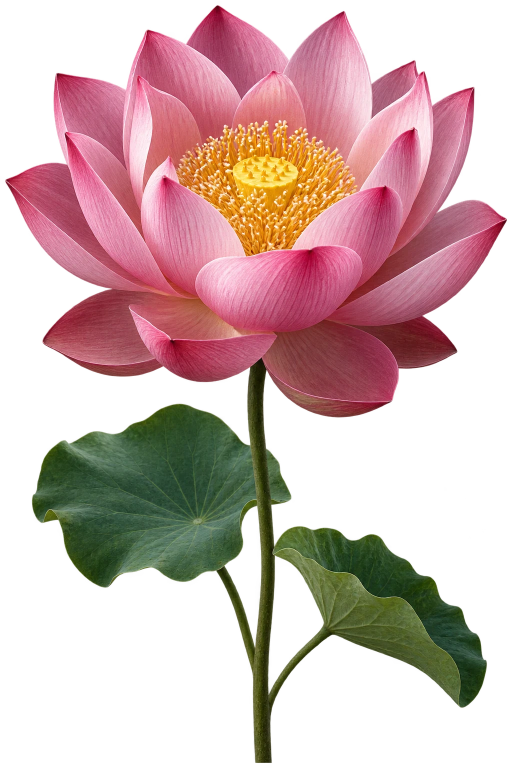
#> input picture apps/web/src/features/home/assets/lotus.webp, 1024 x 1536 px (shown at 1/2 size)
$ python bake-materials.py ../../../../apps/web/src/features/home/assets/lotus.webp ../../../../apps/web/src/features/home/assets/lotus.webp out.png
#> lines starting #> are read from the running program, lines starting #| are printed output that depends on the picture
#!/usr/bin/env python3
# Copyright (C) 2026 LIghtJUNction; SPDX-License-Identifier: AGPL-3.0-or-later
"""Bake a checked subject mask into material indices, not an image or a 3D model.

Development dependency: Pillow. Input and mask must use the same pixel dimensions.
The output still needs sculpted depth, named moving parts and visual review.
"""
import argparse
from itertools import groupby
from pathlib import Path
import re

from PIL import Image

ALPHABET = 'ABCDEFGHIJKLMNOPQRSTUVWXYZabcdefghijklmnopqrstuvwxyz0123456789+/'


def encode(values):
    output = []
    for value, group in groupby(values):
        count = sum(1 for _ in group)
        while count:
            run = min(count, 64)
            output.append('~' + ALPHABET[run - 1] + ALPHABET[value]
                          if run >= 4 else ALPHABET[value] * run)
            count -= run
    return ''.join(output)


def bake(image_path, mask_path, width, height, colors, prefix):
#> called with width = 204, height = 196, colors = 40, prefix = 'PORTRAIT'
    if not (8 <= width <= 512 and 8 <= height <= 512):
        raise ValueError('Grid width and height must be between 8 and 512')
    if not 2 <= colors <= 63:
        raise ValueError('Use 2 to 63 colors; index zero is empty space')
    if not re.fullmatch(r'[A-Z][A-Z0-9_]*', prefix):
        raise ValueError('Prefix must be an uppercase TypeScript identifier')
    with Image.open(image_path) as source, Image.open(mask_path) as mask:
#> source is the input picture: PIL image 1024x1536 RGBA; mean R, G, B, A 111.2, 74.9, 68.3, 124
        if source.size != mask.size:
            raise ValueError('Image and mask must have the same pixel dimensions')
        rgb = source.convert('RGB').resize((width, height), Image.Resampling.LANCZOS)
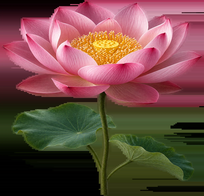
#> rgb: PIL image 204x196 RGB; mean R, G, B 111.2, 74.9, 68.4
        alpha = mask.convert('L').resize((width, height), Image.Resampling.BOX)
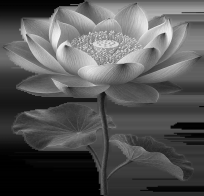
#> alpha: PIL image 204x196 L; min 0, max 246, mean 85.1
    visible = [value > 230 for value in alpha.tobytes()]
#> visible = 39984 items
    if not any(visible):
        raise ValueError('The mask contains no visible subject')
    quantized = rgb.quantize(colors=colors, method=Image.Quantize.MEDIANCUT)
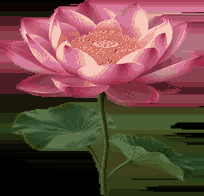
#> quantized: PIL image 204x196 P; mean R, G, B 110.1, 74, 68.1
    indices = [value + 1 if keep else 0
               for value, keep in zip(quantized.tobytes(), visible)]
#> indices = 39984 items
    palette = quantized.getpalette()[:colors * 3]
#> palette = 120 values, max 246 at index 0, min 0 at index 98, mean 72.4
    rows = [palette[i:i + 3] for i in range(0, len(palette), 3)]
#> rows = 40 items, first 6: [246, 201, 188], [235, 167, 157], [230, 145, 140], [199, 140, 141], [215, 122, 155], [212, 116, 103]
    packed = encode(indices)
#> the loop in encode, `for value, group in groupby(values):` made 89 passes
#> value on passes 1 to 12: 0, 1, 0, 1, 0, 1, 0, 1, 0, 1, 0, 1
#> after the loop in encode, `for value, group in groupby(values):`: output = 695 items, first 6: '~/A', '~/A', '~/A', '~/A', '~/A', '~/A'
    lines = '\n'.join(f"  '{packed[i:i + 100]}'," for i in range(0, len(packed), 100))
    return (
        '/* Copyright (C) 2026 LIghtJUNction; SPDX-License-Identifier: AGPL-3.0-or-later */\n'
        '// Checked subject-only material indices. No runtime image request.\n'
        f'export const {prefix}_GRID = {{ width: {width}, height: {height} }} as const\n'
        f'export const {prefix}_COLORS = {rows!r} as const\n'
        f"export const {prefix}_MATERIALS = [\n{lines}\n].join('')\n"
    )


def main():
    parser = argparse.ArgumentParser(description=__doc__)
    parser.add_argument('image', type=Path)
    parser.add_argument('mask', type=Path, help='White subject, black background; review before baking')
    parser.add_argument('output', type=Path, help='New TypeScript file; existing files are never overwritten')
    parser.add_argument('--width', type=int, default=204)
    parser.add_argument('--height', type=int, default=196)
    parser.add_argument('--colors', type=int, default=40)
    parser.add_argument('--prefix', default='PORTRAIT')
    args = parser.parse_args()
    try:
        source = bake(args.image, args.mask, args.width, args.height, args.colors, args.prefix)
        # Exclusive creation protects the original reference and existing models.
        with args.output.open('x', encoding='utf-8') as output:
            output.write(source)
    except (OSError, ValueError) as error:
        parser.exit(1, f'Cannot bake materials: {error}\n')


if __name__ == '__main__':
    main()
